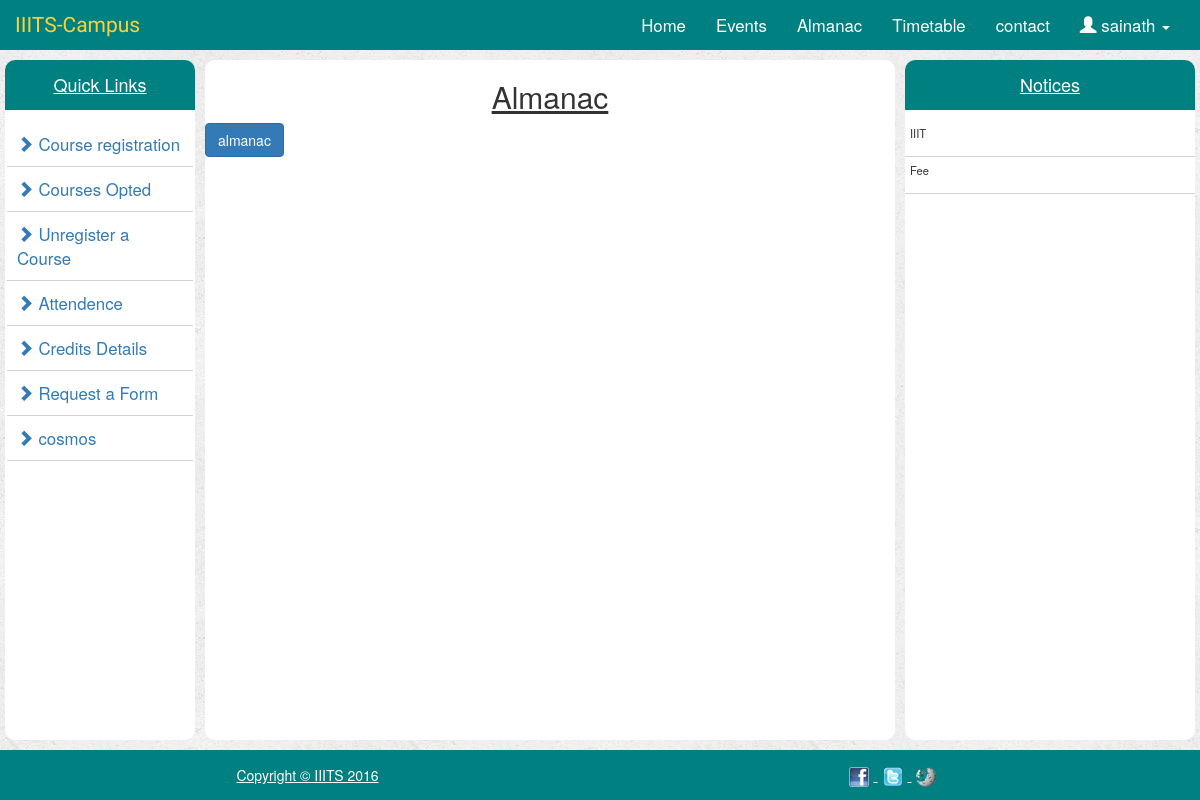
The page /almanac/ (signed in) on the database as committed earlier.
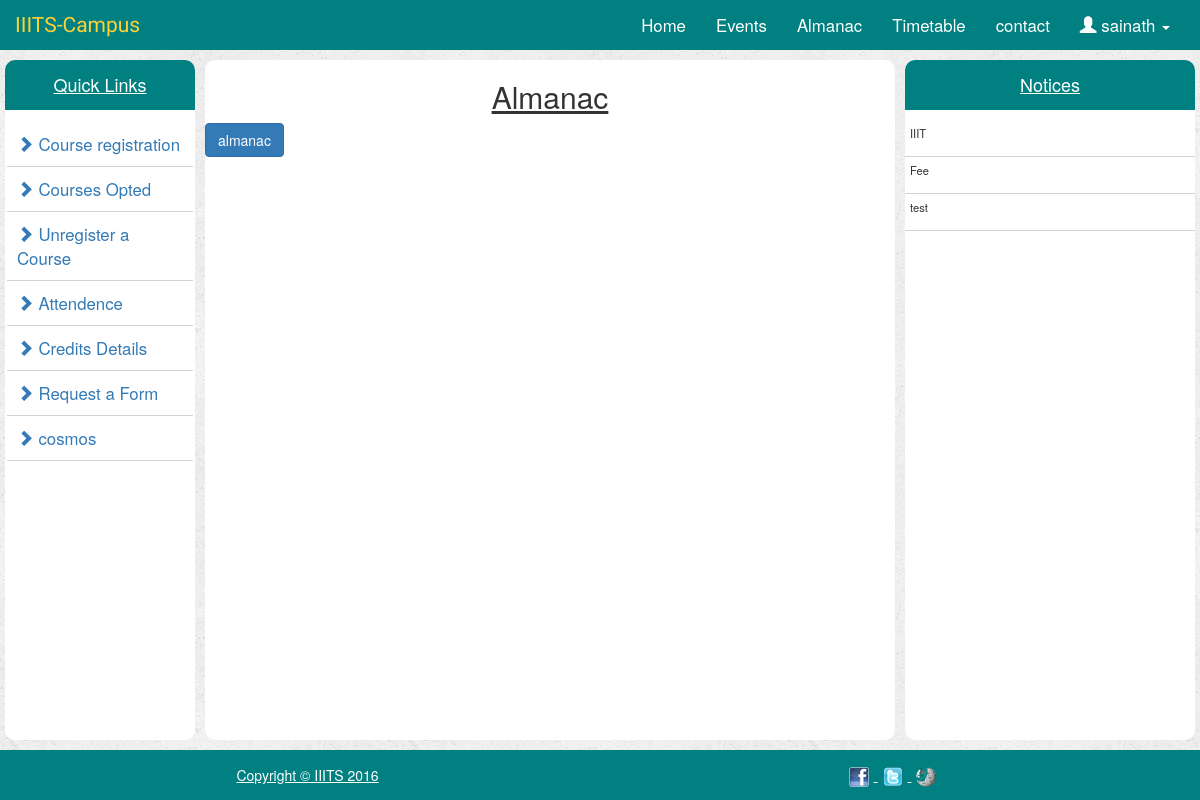
The same page on the database as committed later.
### portal/models.py (models this page shows, shortened)
class Notices(models.Model):
    notice_title = models.CharField(max_length=80)
    notice_description = models.TextField()

### portal/views.py (the view)
# urls.py: url(r'^almanac/$',views.almanac,name='almanac'),
@login_required(redirect_field_name='message')
def almanac(request):
    all_notices = Notices.objects.all()
    content_notice = {
        'all_notices': all_notices,
    }
    return render(request,'portal/almanac.html',content_notice)

### portal/templates/portal/almanac.html (shortened to what this page needs)
{% extends 'portal/index.html' %}
{% load staticfiles %}
{% block centerContent %}
    <h2 class="centerhead">Almanac</h2>
    <button class="btn btn-primary" data-toggle="modal" data-target="#eventModal">almanac</button>
{% endblock %}

### portal/templates/portal/index.html (shortened to what the changed rows need)
<!DOCTYPE html>
<html lang="en">
<head>
    {% load staticfiles %}
    <link rel="stylesheet" href="https://maxcdn.bootstrapcdn.com/bootstrap/3.3.7/css/bootstrap.min.css"/>
    <link rel="stylesheet" type="text/css" href="{% static 'portal/bootstrap.min.css' %}"/>
    <link rel="stylesheet" type="text/css" href="{% static 'portal/style.css' %}"/>
</head>
<body>
    <nav class = "navbar navbar-inverse">
        <div class = "container-fluid">
            <div class = "navbar-header">
                <a href="{% url 'index' %}" class = navbar-brand> IIITS-Campus</a>
            </div>
        </div>
    </nav>
    <div class="container-fluid">
        <div class = "row">
            <div class = col-md-7>
                <div class="colHeight">
                    {% block centerContent%}
                    {% endblock %}
                </div>
            </div>
            <div class = col-md-3>
                <div class="colHeight notice-list">
                    <ul>
                        {% for notice in all_notices %}
                            <li><p>{{ notice.notice_title }}</p></li>
                        {% endfor %}
                    </ul>
                </div>
            </div>
        </div>
    </div>
</body>
</html>

Rows that differ between the two databases and show on the page:
added Notices: notice_title "test"
